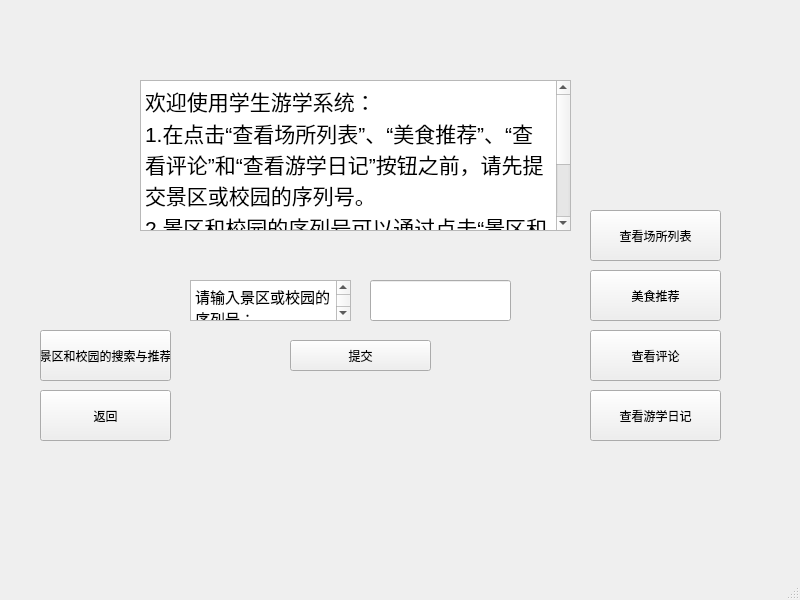
<?xml version="1.0" encoding="UTF-8"?>
<ui version="4.0">
 <class>MainWindow</class>
 <widget class="QMainWindow" name="MainWindow">
  <property name="geometry">
   <rect>
    <x>0</x>
    <y>0</y>
    <width>800</width>
    <height>600</height>
   </rect>
  </property>
  <property name="windowTitle">
   <string>MainWindow</string>
  </property>
  <widget class="QWidget" name="centralwidget">
   <widget class="QPushButton" name="search_and_recommend">
    <property name="geometry">
     <rect>
      <x>40</x>
      <y>330</y>
      <width>131</width>
      <height>51</height>
     </rect>
    </property>
    <property name="text">
     <string>景区和校园的搜索与推荐</string>
    </property>
   </widget>
   <widget class="QPushButton" name="cd_place_list">
    <property name="geometry">
     <rect>
      <x>590</x>
      <y>210</y>
      <width>131</width>
      <height>51</height>
     </rect>
    </property>
    <property name="text">
     <string>查看场所列表</string>
    </property>
   </widget>
   <widget class="QPushButton" name="cd_comments">
    <property name="geometry">
     <rect>
      <x>590</x>
      <y>330</y>
      <width>131</width>
      <height>51</height>
     </rect>
    </property>
    <property name="text">
     <string>查看评论</string>
    </property>
   </widget>
   <widget class="QPushButton" name="cd_diary">
    <property name="geometry">
     <rect>
      <x>590</x>
      <y>390</y>
      <width>131</width>
      <height>51</height>
     </rect>
    </property>
    <property name="text">
     <string>查看游学日记</string>
    </property>
   </widget>
   <widget class="QPushButton" name="go_back">
    <property name="geometry">
     <rect>
      <x>40</x>
      <y>390</y>
      <width>131</width>
      <height>51</height>
     </rect>
    </property>
    <property name="text">
     <string>返回</string>
    </property>
   </widget>
   <widget class="QTextBrowser" name="textBrowser">
    <property name="geometry">
     <rect>
      <x>140</x>
      <y>80</y>
      <width>431</width>
      <height>151</height>
     </rect>
    </property>
    <property name="html">
     <string>&lt;!DOCTYPE HTML PUBLIC &quot;-//W3C//DTD HTML 4.0//EN&quot; &quot;http://www.w3.org/TR/REC-html40/strict.dtd&quot;&gt;
&lt;html&gt;&lt;head&gt;&lt;meta name=&quot;qrichtext&quot; content=&quot;1&quot; /&gt;&lt;meta charset=&quot;utf-8&quot; /&gt;&lt;style type=&quot;text/css&quot;&gt;
p, li { white-space: pre-wrap; }
hr { height: 1px; border-width: 0; }
li.unchecked::marker { content: &quot;\2610&quot;; }
li.checked::marker { content: &quot;\2612&quot;; }
&lt;/style&gt;&lt;/head&gt;&lt;body style=&quot; font-family:'Microsoft YaHei UI'; font-size:9pt; font-weight:400; font-style:normal;&quot;&gt;
&lt;p style=&quot; margin-top:0px; margin-bottom:0px; margin-left:0px; margin-right:0px; -qt-block-indent:0; text-indent:0px;&quot;&gt;&lt;span style=&quot; font-size:16pt;&quot;&gt;欢迎使用学生游学系统：&lt;/span&gt;&lt;/p&gt;
&lt;p style=&quot; margin-top:0px; margin-bottom:0px; margin-left:0px; margin-right:0px; -qt-block-indent:0; text-indent:0px;&quot;&gt;&lt;span style=&quot; font-size:16pt;&quot;&gt;1.在点击“查看场所列表”、“美食推荐”、“查看评论”和“查看游学日记”按钮之前，请先提交景区或校园的序列号。&lt;/span&gt;&lt;/p&gt;
&lt;p style=&quot; margin-top:0px; margin-bottom:0px; margin-left:0px; margin-right:0px; -qt-block-indent:0; text-indent:0px;&quot;&gt;&lt;span style=&quot; font-size:16pt;&quot;&gt;2.景区和校园的序列号可以通过点击“景区和校园的搜索与推荐”按钮进入对应页面后查询。&lt;/span&gt;&lt;/p&gt;
&lt;p style=&quot; margin-top:0px; margin-bottom:0px; margin-left:0px; margin-right:0px; -qt-block-indent:0; text-indent:0px;&quot;&gt;&lt;span style=&quot; font-size:16pt;&quot;&gt;3.点击“返回“按钮将返回上一页面。&lt;/span&gt;&lt;/p&gt;&lt;/body&gt;&lt;/html&gt;</string>
    </property>
   </widget>
   <widget class="QPushButton" name="cd_food">
    <property name="geometry">
     <rect>
      <x>590</x>
      <y>270</y>
      <width>131</width>
      <height>51</height>
     </rect>
    </property>
    <property name="text">
     <string>美食推荐</string>
    </property>
   </widget>
   <widget class="QLineEdit" name="sequence_number">
    <property name="geometry">
     <rect>
      <x>370</x>
      <y>280</y>
      <width>141</width>
      <height>41</height>
     </rect>
    </property>
   </widget>
   <widget class="QPushButton" name="submit">
    <property name="geometry">
     <rect>
      <x>290</x>
      <y>340</y>
      <width>141</width>
      <height>31</height>
     </rect>
    </property>
    <property name="text">
     <string>提交</string>
    </property>
   </widget>
   <widget class="QTextBrowser" name="textBrowser_2">
    <property name="geometry">
     <rect>
      <x>190</x>
      <y>280</y>
      <width>161</width>
      <height>41</height>
     </rect>
    </property>
    <property name="html">
     <string>&lt;!DOCTYPE HTML PUBLIC &quot;-//W3C//DTD HTML 4.0//EN&quot; &quot;http://www.w3.org/TR/REC-html40/strict.dtd&quot;&gt;
&lt;html&gt;&lt;head&gt;&lt;meta name=&quot;qrichtext&quot; content=&quot;1&quot; /&gt;&lt;meta charset=&quot;utf-8&quot; /&gt;&lt;style type=&quot;text/css&quot;&gt;
p, li { white-space: pre-wrap; }
hr { height: 1px; border-width: 0; }
li.unchecked::marker { content: &quot;\2610&quot;; }
li.checked::marker { content: &quot;\2612&quot;; }
&lt;/style&gt;&lt;/head&gt;&lt;body style=&quot; font-family:'Microsoft YaHei UI'; font-size:9pt; font-weight:400; font-style:normal;&quot;&gt;
&lt;p style=&quot; margin-top:0px; margin-bottom:0px; margin-left:0px; margin-right:0px; -qt-block-indent:0; text-indent:0px;&quot;&gt;&lt;span style=&quot; font-size:11pt;&quot;&gt;请输入景区或校园的序列号：&lt;/span&gt;&lt;/p&gt;
&lt;p style=&quot; margin-top:0px; margin-bottom:0px; margin-left:0px; margin-right:0px; -qt-block-indent:0; text-indent:0px;&quot;&gt;&lt;span style=&quot; font-size:12pt;&quot;&gt;（请输入一个数字）&lt;/span&gt;&lt;/p&gt;&lt;/body&gt;&lt;/html&gt;</string>
    </property>
   </widget>
  </widget>
  <widget class="QMenuBar" name="menubar">
   <property name="geometry">
    <rect>
     <x>0</x>
     <y>0</y>
     <width>800</width>
     <height>17</height>
    </rect>
   </property>
  </widget>
  <widget class="QStatusBar" name="statusbar"/>
 </widget>
 <resources/>
 <connections/>
</ui>
